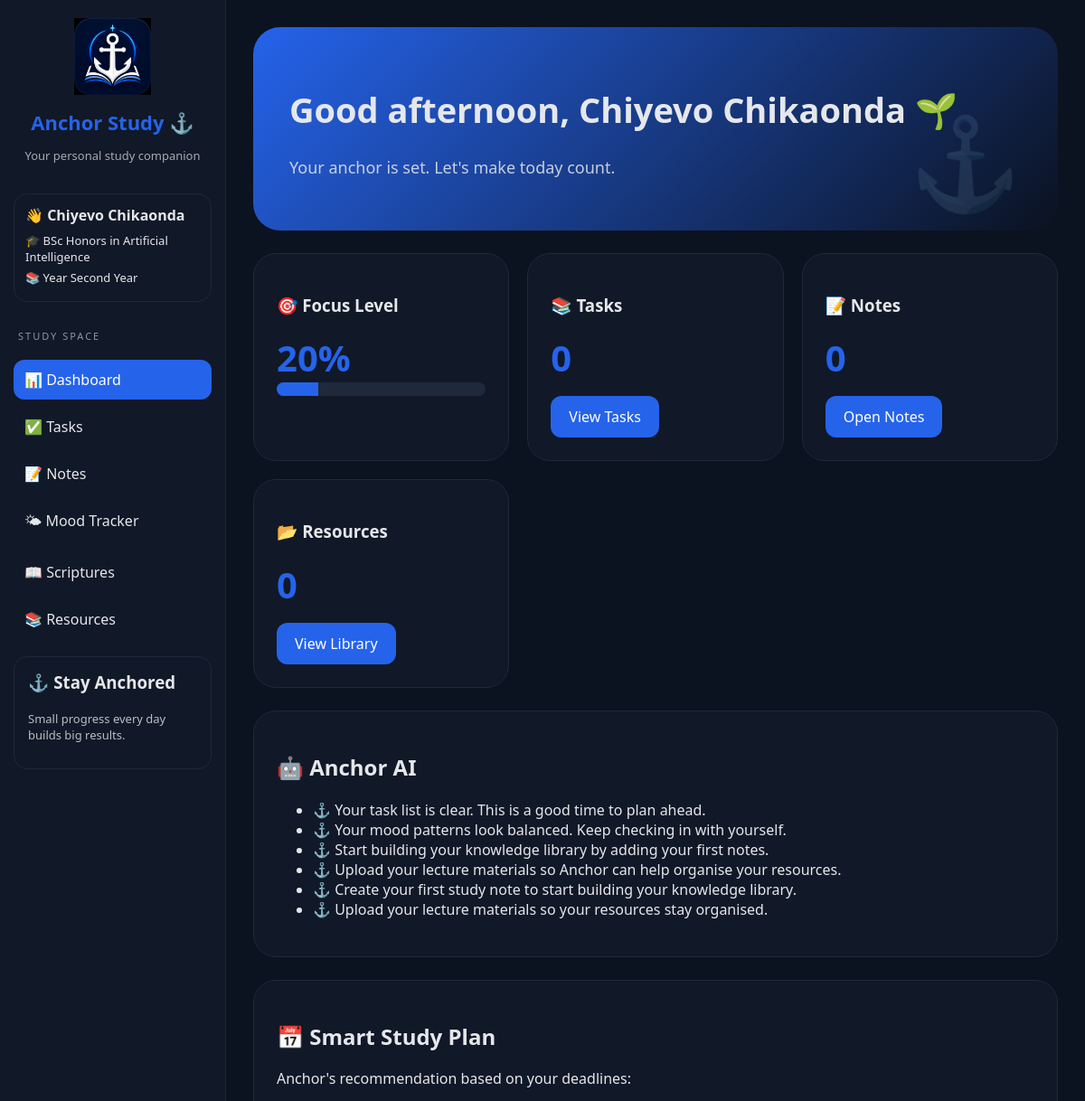
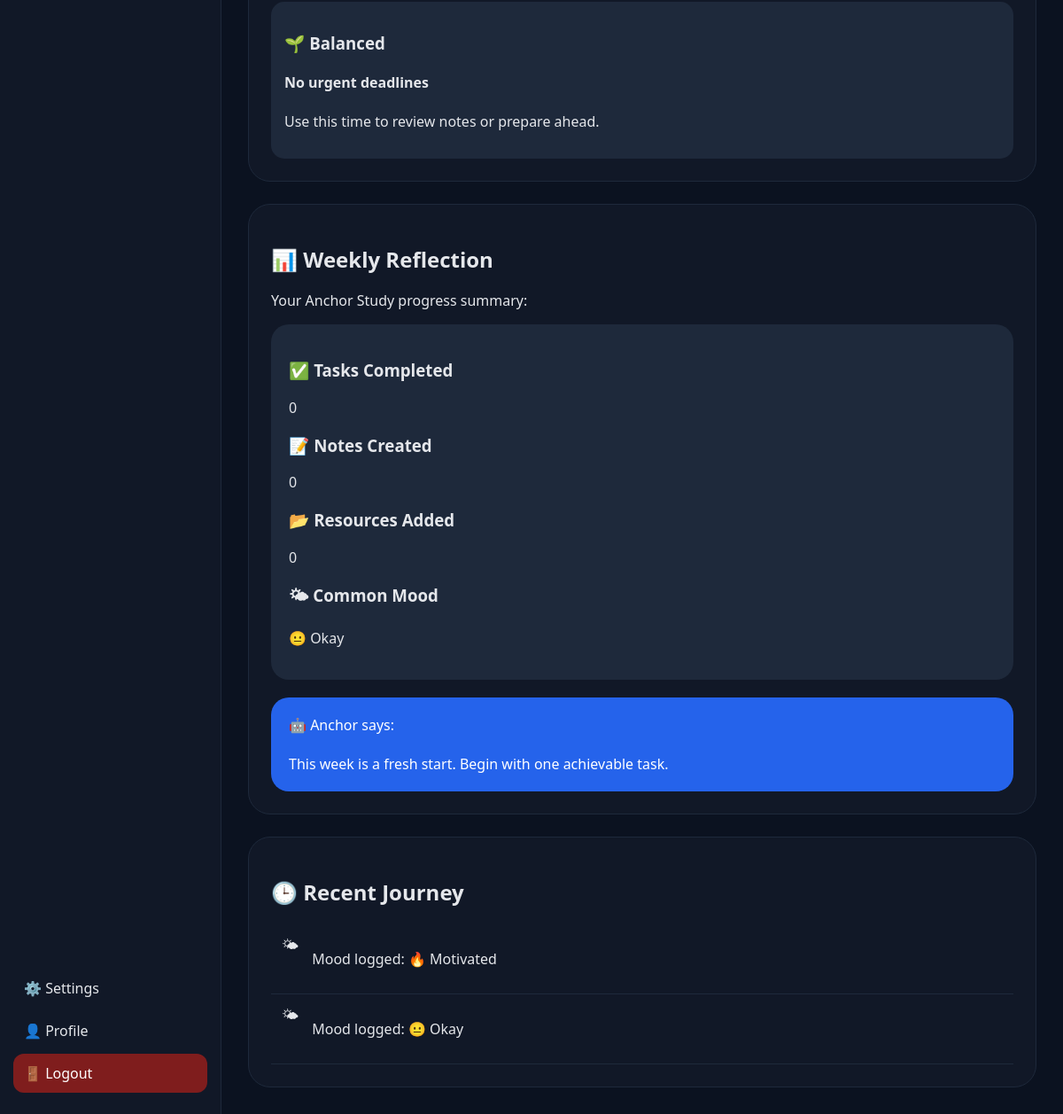
The app's page /dashboard (signed in) with its own data (2 pictures, top to bottom).
### tables this page shows
CREATE TABLE users(
        id INTEGER PRIMARY KEY AUTOINCREMENT,
        full_name TEXT,
        university TEXT,
        course TEXT,
        year TEXT,
        study_goal TEXT,
        target_gpa TEXT,
        username TEXT UNIQUE,
        password TEXT
    );

CREATE TABLE moods(
        id INTEGER PRIMARY KEY AUTOINCREMENT,
        username TEXT,
        mood TEXT,
        created_at TIMESTAMP DEFAULT CURRENT_TIMESTAMP
    );

### ai_student_assistant/routes/dashboard.py (the view, shortened to what this page needs)
@dashboard.route("/dashboard")
def dashboard_view():
    if "user" not in session:
        return redirect(url_for("auth.login"))
    username = session["user"]
    conn = get_db()
    user_data = conn.execute(
        """
        SELECT *
        FROM users
        WHERE username=?
        """,
        (username,)
    ).fetchone()
    tasks = conn.execute(
        """
        SELECT *
        FROM tasks
        WHERE username=?

        ORDER BY

        CASE status

            WHEN 'active' THEN 1
            WHEN 'backlog' THEN 2
            WHEN 'done' THEN 3

        END,

        due_date ASC

        """,
        (username,)
    ).fetchall()
    completed_tasks = conn.execute(
        """
        SELECT COUNT(*)
        FROM tasks
        WHERE username=?
        AND status='done'
        """,
        (username,)
    ).fetchone()[0]
    total_tasks = len(tasks)
    note_count = conn.execute(
        """
        SELECT COUNT(*)
        FROM notes
        WHERE username=?
        """,
        (username,)
    ).fetchone()[0]
    resource_count = conn.execute(
        """
        SELECT COUNT(*)
        FROM resources
        WHERE username=?
        """,
        (username,)
    ).fetchone()[0]
    moods = conn.execute(
        """
        SELECT *
        FROM moods
        WHERE username=?
        ORDER BY created_at DESC
        LIMIT 5
        """,
        (username,)
    ).fetchall()
    mood_data = conn.execute(
        """
        SELECT mood, COUNT(*) AS total
        FROM moods
        WHERE username=?
        GROUP BY mood
        """,
        (username,)
    ).fetchall()
    score = 0
    if total_tasks:
        score += min(completed_tasks * 15,40)
    if note_count:
        score += 20
    if resource_count:
        score += 20
    if moods:
        score += 20
    if score > 100:
        score = 100
    hour = datetime.now().hour
    if hour < 12:
        greeting = f"Good morning, {user_data['full_name']} ☀️"
    elif hour < 18:
        greeting = f"Good afternoon, {user_data['full_name']} 🌱"
    else:
        greeting = f"Good evening, {user_data['full_name']} 🌙"
    suggestions = generate_ai_insights(
    tasks,
    moods,
    note_count,
    resource_count
)
    study_plan = generate_study_plan(tasks)
    weekly_review = generate_weekly_review(
    tasks,
    moods,
    note_count,
    resource_count
)
    if len(tasks) >= 3:
        suggestions.append(
            "You have several tasks waiting. Try completing the most urgent one first."
        )
    if note_count == 0:
        suggestions.append(
            "Create your first study note to start building your knowledge library."
        )
    if resource_count == 0:
        suggestions.append(
            "Upload your lecture materials so your resources stay organised."
        )
    if not suggestions:
        suggestions.append(
            "You're building good habits. Keep showing up consistently."
        )
    activities=[]
    for mood in moods[:2]:
        activities.append(
            {
                "icon":"🌤",
                "text":f"Mood logged: {mood['mood']}"
            }
        )
    conn.close()
    return render_template(
    "index.html",
    user=username,
    profile=user_data,
    tasks=tasks,
    moods=moods,
    mood_data=mood_data,
    suggestions=suggestions,
    study_plan=study_plan,
    focus_score=score,
    greeting=greeting,
    note_count=note_count,
    resource_count=resource_count,
    activities=activities,
    weekly_review=weekly_review
)

### ai_student_assistant/database.py (called while the page is built)
def get_db():
    conn = sqlite3.connect(DB_NAME)
    conn.row_factory = sqlite3.Row
    return conn

### ai_student_assistant/study_planner.py (called while the page is built, shortened)
def generate_study_plan(tasks):
    today = datetime.today().date()
    urgent = []
    upcoming = []
    completed = []
    plan = []
    if not plan:
        plan.append(
            {
                "priority":"🌱 Balanced",
                "title":"No urgent deadlines",
                "message":
                "Use this time to review notes or prepare ahead."
            }
        )
    return plan

### app.py (called while the page is built)
@app.context_processor
def inject_user_profile():
    if "user" in session:
        conn = get_db()
        user = conn.execute(
            """
            SELECT full_name, course, year
            FROM users
            WHERE username=?
            """,
            (session["user"],)
        ).fetchone()
        conn.close()
        return {
            "profile_user": user
        }
    return {
        "profile_user": None
    }

### ai_student_assistant/templates/index.html (shortened to what this page needs)
{% extends "base.html" %}
{% block content %}
<div class="dashboard">
<div class="hero">
<h1>
{{ greeting }}
</h1>
<p>
Your anchor is set. Let's make today count.
</p>
</div>
<div class="grid">
<div class="card-box">
<h3>
🎯 Focus Level
</h3>
<div class="number">
{{ focus_score }}%
</div>
<div class="progress">
<div style="width:{{focus_score}}%"></div>
</div>
</div>
<div class="card-box">
<h3>
📚 Tasks
</h3>
<div class="number">
{{ tasks|length }}
</div>
<a href="/tasks" class="action-btn">
View Tasks
</a>
</div>
<div class="card-box">
<h3>
📝 Notes
</h3>
<div class="number">
{{ note_count }}
</div>
<a href="/notes" class="action-btn">
Open Notes
</a>
</div>
<div class="card-box">
<h3>
📂 Resources
</h3>
<div class="number">
{{ resource_count }}
</div>
<a href="/resources" class="action-btn">
View Library
</a>
</div>
</div>
<div class="card-box">
<h2>
🤖 Anchor AI
</h2>
<ul>
{% for item in suggestions %}
<li>
⚓ {{item}}
</li>
{% endfor %}
</ul>
</div>
</div>
<div class="card-box" style="margin-top:25px;">
<h2>
📅 Smart Study Plan
</h2>
<p>
Anchor's recommendation based on your deadlines:
</p>
{% for item in study_plan %}
<div style="
background:var(--soft);
padding:15px;
border-radius:15px;
margin-top:15px;
">
<h3>
{{ item.priority }}
</h3>
<h4>
{{ item.title }}
</h4>
<p>
{{ item.message }}
</p>
</div>
{% else %}
<p>
No study recommendations yet. Add some tasks with deadlines 📚
</p>
{% endfor %}
</div>
<div class="card-box" style="margin-top:25px;">
<h2>
📊 Weekly Reflection
</h2>
<p>
Your Anchor Study progress summary:
</p>
<div style="
background:var(--soft);
padding:20px;
border-radius:20px;
margin-top:15px;
">
<h3>
✅ Tasks Completed
</h3>
<p>
{{ weekly_review.completed_tasks }}
</p>
<h3>
📝 Notes Created
</h3>
<p>
{{ weekly_review.notes }}
</p>
<h3>
📂 Resources Added
</h3>
<p>
{{ weekly_review.resources }}
</p>
<h3>
🌤 Common Mood
</h3>
<p>
{{ weekly_review.mood }}
</p>
</div>
<div style="
margin-top:20px;
padding:20px;
background:var(--accent);
color:white;
border-radius:20px;
">
🤖 Anchor says:
<br><br>
{{ weekly_review.message }}
</div>
</div>
<div class="card-box" style="margin-top:25px;">
<h2>
🕒 Recent Journey
</h2>
{% for activity in activities %}
<div class="activity">
<span>
{{activity.icon}}
</span>
<p>
{{activity.text}}
</p>
</div>
{% else %}
<p>
Your journey is just beginning 🌱
</p>
{% endfor %}
</div>
</div>
{% endblock %}

### ai_student_assistant/templates/base.html (shortened to what this page needs)
<!DOCTYPE html>
<html>
<head>
</head>
<body>
<div class="sidebar">
<div class="logo">
<img
src="{{ url_for('static', filename='anchor-study-logo.png') }}"
alt="Anchor Study Logo"
class="logo-image">
<h2>
Anchor Study ⚓
</h2>
<p>
Your personal study companion
</p>
</div>
{% if profile_user %}
<div class="student-mini-card">
<h3>
👋 {{ profile_user["full_name"] }}
</h3>
<p>
🎓 {{ profile_user["course"] }}
</p>
<p>
📚 Year {{ profile_user["year"] }}
</p>
</div>
{% endif %}
<div class="menu-title">
STUDY SPACE
</div>
<a href="/dashboard"
class="{% if request.path == '/dashboard' %}active{% endif %}">
📊 Dashboard
</a>
<a href="/tasks"
class="{% if request.path == '/tasks' %}active{% endif %}">
✅ Tasks
</a>
<a href="/notes"
class="{% if request.path == '/notes' %}active{% endif %}">
📝 Notes
</a>
<a href="/mood"
class="{% if request.path == '/mood' %}active{% endif %}">
🌤 Mood Tracker
</a>
<a href="/scriptures"
class="{% if request.path == '/scriptures' %}active{% endif %}">
📖 Scriptures
</a>
<a href="/resources"
class="{% if request.path == '/resources' %}active{% endif %}">
📚 Resources
</a>
<div class="study-card">
<h3>
⚓ Stay Anchored
</h3>
<p>
Small progress every day builds big results.
</p>
</div>
<div class="menu-bottom">
<a href="/settings">
⚙️ Settings
</a>
<a href="/profile/edit">
👤 Profile
</a>
<a href="/logout" class="logout">
🚪 Logout
</a>
</div>
</div>
<div class="main">
{% block content %}
{% endblock %}
</body>
</html>

### ai_student_assistant/templates/base.html (style rules this page uses)
* { box-sizing:border-box; }
:root { --background:#0b1220; --sidebar:#111827; --card:#111827; --accent:#2563eb; --text:#e5e7eb; --soft:#1e293b; }
body { margin:0; min-height:100vh; font-family:"Segoe UI", Arial, sans-serif; background:var(--background); color:var(--text); transition:.4s; overflow-x:hidden; }
.sidebar { position:fixed; left:0; top:0; bottom:0; width:250px; background:var(--sidebar); padding:20px 15px; display:flex; flex-direction:column; border-right:1px solid var(--soft); overflow-y:auto; z-index:100; transition:.4s; }
.logo { text-align:center; margin-bottom:20px; }
.logo-image { width:85px; height:85px; object-fit:contain; margin-bottom:5px; }
.logo h2 { color:var(--accent); font-size:22px; margin:5px 0; }
.logo p { font-size:13px; opacity:.7; }
.student-mini-card { background:var(--card); border:1px solid var(--soft); padding:12px; border-radius:15px; margin-bottom:15px; }
.student-mini-card h3 { margin:0 0 8px; font-size:16px; }
.student-mini-card p { font-size:13px; margin:5px 0; }
.menu-title { font-size:11px; letter-spacing:2px; opacity:.6; margin:15px 5px; }
.sidebar a { display:flex; align-items:center; gap:10px; padding:11px 12px; margin:4px 0; border-radius:12px; text-decoration:none; color:var(--text); transition:.3s; }
.sidebar a.active { background:var(--accent); color:white; }
.menu-bottom { margin-top:auto; }
.logout { background:#7f1d1d; color:white!important; }
.study-card { margin-top:15px; padding:15px; border-radius:15px; background:var(--card); border:1px solid var(--soft); }
.study-card h3 { margin-top:0; }
.study-card p { font-size:13px; opacity:.8; }
.main { margin-left:250px; padding:30px; min-height:100vh; }

### ai_student_assistant/templates/index.html (style rules this page uses)
.dashboard { max-width:1200px; margin:auto; }
.hero { background:linear-gradient( 135deg, var(--accent), transparent ); padding:40px; border-radius:30px; margin-bottom:25px; position:relative; overflow:hidden; }
.hero h1 { font-size:38px; }
.hero p { font-size:18px; opacity:.85; }
.hero::after { content:"⚓"; position:absolute; right:40px; bottom:10px; font-size:100px; opacity:.15; }
.grid { display:grid; grid-template-columns: repeat(auto-fit,minmax(250px,1fr)); gap:20px; margin-bottom:25px; }
.card-box { background:var(--card); border:1px solid var(--soft); padding:25px; border-radius:25px; }
.number { font-size:40px; font-weight:bold; color:var(--accent); }
.progress { height:15px; background:var(--soft); border-radius:20px; overflow:hidden; }
.progress div { height:100%; background:var(--accent); }
.activity { display:flex; gap:15px; padding:12px; border-bottom:1px solid var(--soft); }
.action-btn { display:inline-block; margin-top:15px; padding:12px 20px; background:var(--accent); color:white; text-decoration:none; border-radius:12px; }

### records on screen
users: full_name "Chiyevo Chikaonda", course "BSc Honors in Artificial Intelligence", year "Second Year"
moods: mood "😐 Okay"

### other values on screen
{{ greeting }} "Good afternoon, Chiyevo Chikaonda 🌱"
{{ focus_score }} "20"
{{ tasks|length }} "0"
{{ note_count }} "0"
{{ resource_count }} "0"
{{ item }} "Your task list is clear. This is a good time to plan ahead." "Your mood patterns look balanced. Keep checking in with yourself." "Start building your knowledge library by adding your first notes." "Upload your lecture materials so Anchor can help organise your resources." "Create your first study note to start building your knowledge library." "Upload your lecture materials so your resources stay organised."
{{ item.priority }} "🌱 Balanced"
{{ item.title }} "No urgent deadlines"
{{ item.message }} "Use this time to review notes or prepare ahead."
{{ weekly_review.completed_tasks }} "0"
{{ weekly_review.notes }} "0"
{{ weekly_review.resources }} "0"
{{ weekly_review.message }} "This week is a fresh start. Begin with one achievable task."
{{ activity.icon }} "🌤" "🌤"
{{ activity.text }} "Mood logged: 🔥 Motivated" "Mood logged: 😐 Okay"
